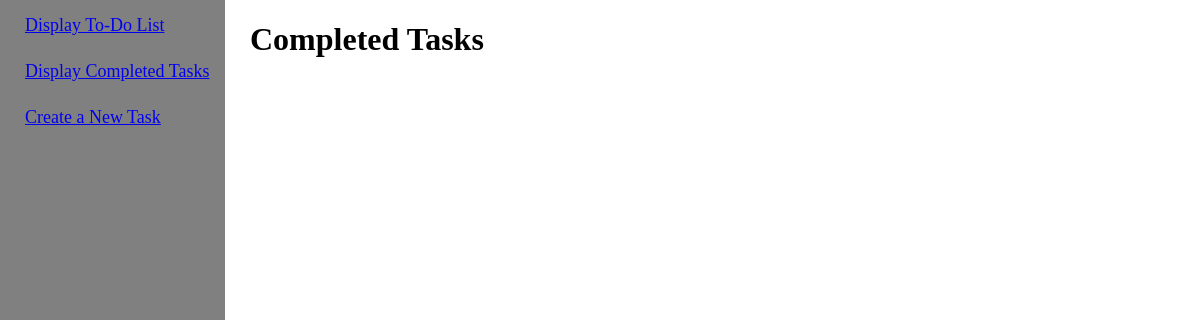
/completed, run on an earlier commit of the app's database.
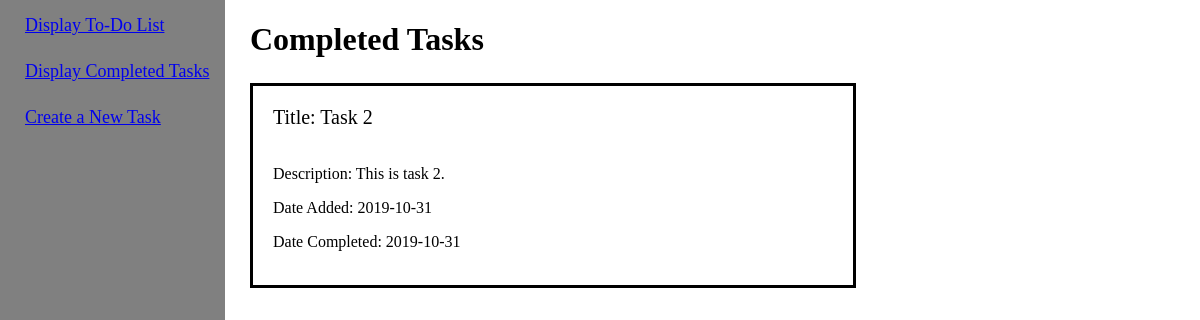
And on a later commit of the database.
### app/models.py (models this page shows, shortened)
class Task(db.Model):
    id = db.Column(db.Integer, primary_key=True)
    title = db.Column(db.String(150), index=True, unique=True)
    description = db.Column(db.String(500), index=True, unique=True, nullable=True)
    date = db.Column(db.Date())
    completed = db.Column(db.Boolean)
    dateCompleted = db.Column(db.Date())

### app/views.py (the view)
@app.route('/completed')
def display_completed():
    tasks = models.Task.query.all()
    return render_template("view_completed.html",
                           title="Completed Tasks",
                           tasks=tasks)

### app/templates/view_completed.html
{% extends "base.html" %}
{% block content %}
  <h1>Completed Tasks</h1>
  {% for task in tasks %}
    {% if task.completed %}
      <div id="tasks">
        <p id="title">Title: {{ task.title }}</p>
        <p id="desc">Description: {{ task.description }}</p>
        <p id="date">Date Added: {{ task.date }}</p>
        <p id="date">Date Completed: {{ task.dateCompleted }}</p><br>
      </div>
    {% endif %}
  {% endfor %}
{% endblock %}

What changed in the data, as far as the page shows it:
now on this page (row edited): Task: title "Task 2", description "This is task 2.", date "2019-10-31", dateCompleted "2019-10-31"
